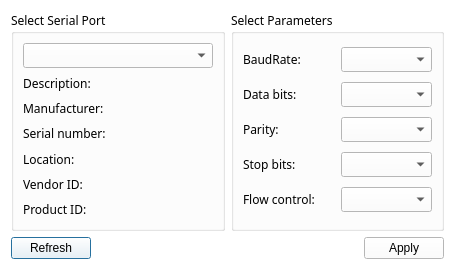
<?xml version="1.0" encoding="UTF-8"?>
<ui version="4.0">
 <class>SettingsDialog</class>
 <widget class="QDialog" name="SettingsDialog">
  <property name="geometry">
   <rect>
    <x>0</x>
    <y>0</y>
    <width>455</width>
    <height>270</height>
   </rect>
  </property>
  <property name="palette">
   <palette>
    <active>
     <colorrole role="Button">
      <brush brushstyle="SolidPattern">
       <color alpha="255">
        <red>255</red>
        <green>255</green>
        <blue>255</blue>
       </color>
      </brush>
     </colorrole>
     <colorrole role="Base">
      <brush brushstyle="SolidPattern">
       <color alpha="255">
        <red>255</red>
        <green>255</green>
        <blue>255</blue>
       </color>
      </brush>
     </colorrole>
     <colorrole role="Window">
      <brush brushstyle="SolidPattern">
       <color alpha="255">
        <red>255</red>
        <green>255</green>
        <blue>255</blue>
       </color>
      </brush>
     </colorrole>
    </active>
    <inactive>
     <colorrole role="Button">
      <brush brushstyle="SolidPattern">
       <color alpha="255">
        <red>255</red>
        <green>255</green>
        <blue>255</blue>
       </color>
      </brush>
     </colorrole>
     <colorrole role="Base">
      <brush brushstyle="SolidPattern">
       <color alpha="255">
        <red>255</red>
        <green>255</green>
        <blue>255</blue>
       </color>
      </brush>
     </colorrole>
     <colorrole role="Window">
      <brush brushstyle="SolidPattern">
       <color alpha="255">
        <red>255</red>
        <green>255</green>
        <blue>255</blue>
       </color>
      </brush>
     </colorrole>
    </inactive>
    <disabled>
     <colorrole role="Button">
      <brush brushstyle="SolidPattern">
       <color alpha="255">
        <red>255</red>
        <green>255</green>
        <blue>255</blue>
       </color>
      </brush>
     </colorrole>
     <colorrole role="Base">
      <brush brushstyle="SolidPattern">
       <color alpha="255">
        <red>255</red>
        <green>255</green>
        <blue>255</blue>
       </color>
      </brush>
     </colorrole>
     <colorrole role="Window">
      <brush brushstyle="SolidPattern">
       <color alpha="255">
        <red>255</red>
        <green>255</green>
        <blue>255</blue>
       </color>
      </brush>
     </colorrole>
    </disabled>
   </palette>
  </property>
  <property name="windowTitle">
   <string>Settings Serial Port</string>
  </property>
  <property name="styleSheet">
   <string notr="true"/>
  </property>
  <layout class="QGridLayout" name="gridLayout_3">
   <item row="1" column="0" colspan="2">
    <layout class="QHBoxLayout" name="horizontalLayout">
     <item>
      <widget class="QPushButton" name="pushButton">
       <property name="styleSheet">
        <string notr="true"/>
       </property>
       <property name="text">
        <string>Refresh</string>
       </property>
      </widget>
     </item>
     <item>
      <spacer name="horizontalSpacer">
       <property name="orientation">
        <enum>Qt::Orientation::Horizontal</enum>
       </property>
       <property name="sizeHint" stdset="0">
        <size>
         <width>96</width>
         <height>20</height>
        </size>
       </property>
      </spacer>
     </item>
     <item>
      <widget class="QPushButton" name="applyButton">
       <property name="styleSheet">
        <string notr="true"/>
       </property>
       <property name="text">
        <string>Apply</string>
       </property>
      </widget>
     </item>
    </layout>
   </item>
   <item row="0" column="1">
    <widget class="QGroupBox" name="parametersBox">
     <property name="palette">
      <palette>
       <active>
        <colorrole role="WindowText">
         <brush brushstyle="SolidPattern">
          <color alpha="255">
           <red>0</red>
           <green>0</green>
           <blue>0</blue>
          </color>
         </brush>
        </colorrole>
        <colorrole role="Button">
         <brush brushstyle="SolidPattern">
          <color alpha="255">
           <red>255</red>
           <green>255</green>
           <blue>255</blue>
          </color>
         </brush>
        </colorrole>
        <colorrole role="Base">
         <brush brushstyle="SolidPattern">
          <color alpha="255">
           <red>255</red>
           <green>255</green>
           <blue>255</blue>
          </color>
         </brush>
        </colorrole>
        <colorrole role="Window">
         <brush brushstyle="SolidPattern">
          <color alpha="255">
           <red>255</red>
           <green>255</green>
           <blue>255</blue>
          </color>
         </brush>
        </colorrole>
       </active>
       <inactive>
        <colorrole role="WindowText">
         <brush brushstyle="SolidPattern">
          <color alpha="255">
           <red>0</red>
           <green>0</green>
           <blue>0</blue>
          </color>
         </brush>
        </colorrole>
        <colorrole role="Button">
         <brush brushstyle="SolidPattern">
          <color alpha="255">
           <red>255</red>
           <green>255</green>
           <blue>255</blue>
          </color>
         </brush>
        </colorrole>
        <colorrole role="Base">
         <brush brushstyle="SolidPattern">
          <color alpha="255">
           <red>255</red>
           <green>255</green>
           <blue>255</blue>
          </color>
         </brush>
        </colorrole>
        <colorrole role="Window">
         <brush brushstyle="SolidPattern">
          <color alpha="255">
           <red>255</red>
           <green>255</green>
           <blue>255</blue>
          </color>
         </brush>
        </colorrole>
       </inactive>
       <disabled>
        <colorrole role="Button">
         <brush brushstyle="SolidPattern">
          <color alpha="255">
           <red>255</red>
           <green>255</green>
           <blue>255</blue>
          </color>
         </brush>
        </colorrole>
        <colorrole role="Base">
         <brush brushstyle="SolidPattern">
          <color alpha="255">
           <red>255</red>
           <green>255</green>
           <blue>255</blue>
          </color>
         </brush>
        </colorrole>
        <colorrole role="Window">
         <brush brushstyle="SolidPattern">
          <color alpha="255">
           <red>255</red>
           <green>255</green>
           <blue>255</blue>
          </color>
         </brush>
        </colorrole>
       </disabled>
      </palette>
     </property>
     <property name="font">
      <font>
       <family>Courier 10 Pitch</family>
      </font>
     </property>
     <property name="title">
      <string>Select Parameters</string>
     </property>
     <layout class="QGridLayout" name="gridLayout_2">
      <item row="0" column="0">
       <widget class="QLabel" name="baudRateLabel">
        <property name="palette">
         <palette>
          <active>
           <colorrole role="WindowText">
            <brush brushstyle="SolidPattern">
             <color alpha="255">
              <red>0</red>
              <green>0</green>
              <blue>0</blue>
             </color>
            </brush>
           </colorrole>
           <colorrole role="Window">
            <brush brushstyle="SolidPattern">
             <color alpha="255">
              <red>255</red>
              <green>255</green>
              <blue>255</blue>
             </color>
            </brush>
           </colorrole>
          </active>
          <inactive>
           <colorrole role="WindowText">
            <brush brushstyle="SolidPattern">
             <color alpha="255">
              <red>0</red>
              <green>0</green>
              <blue>0</blue>
             </color>
            </brush>
           </colorrole>
           <colorrole role="Window">
            <brush brushstyle="SolidPattern">
             <color alpha="255">
              <red>255</red>
              <green>255</green>
              <blue>255</blue>
             </color>
            </brush>
           </colorrole>
          </inactive>
          <disabled>
           <colorrole role="Base">
            <brush brushstyle="SolidPattern">
             <color alpha="255">
              <red>255</red>
              <green>255</green>
              <blue>255</blue>
             </color>
            </brush>
           </colorrole>
           <colorrole role="Window">
            <brush brushstyle="SolidPattern">
             <color alpha="255">
              <red>255</red>
              <green>255</green>
              <blue>255</blue>
             </color>
            </brush>
           </colorrole>
          </disabled>
         </palette>
        </property>
        <property name="text">
         <string>BaudRate:</string>
        </property>
       </widget>
      </item>
      <item row="0" column="1">
       <widget class="QComboBox" name="baudRateBox">
        <property name="styleSheet">
         <string notr="true"/>
        </property>
       </widget>
      </item>
      <item row="1" column="0">
       <widget class="QLabel" name="dataBitsLabel">
        <property name="palette">
         <palette>
          <active>
           <colorrole role="WindowText">
            <brush brushstyle="SolidPattern">
             <color alpha="255">
              <red>0</red>
              <green>0</green>
              <blue>0</blue>
             </color>
            </brush>
           </colorrole>
           <colorrole role="Window">
            <brush brushstyle="SolidPattern">
             <color alpha="255">
              <red>255</red>
              <green>255</green>
              <blue>255</blue>
             </color>
            </brush>
           </colorrole>
          </active>
          <inactive>
           <colorrole role="WindowText">
            <brush brushstyle="SolidPattern">
             <color alpha="255">
              <red>0</red>
              <green>0</green>
              <blue>0</blue>
             </color>
            </brush>
           </colorrole>
           <colorrole role="Window">
            <brush brushstyle="SolidPattern">
             <color alpha="255">
              <red>255</red>
              <green>255</green>
              <blue>255</blue>
             </color>
            </brush>
           </colorrole>
          </inactive>
          <disabled>
           <colorrole role="Base">
            <brush brushstyle="SolidPattern">
             <color alpha="255">
              <red>255</red>
              <green>255</green>
              <blue>255</blue>
             </color>
            </brush>
           </colorrole>
           <colorrole role="Window">
            <brush brushstyle="SolidPattern">
             <color alpha="255">
              <red>255</red>
              <green>255</green>
              <blue>255</blue>
             </color>
            </brush>
           </colorrole>
          </disabled>
         </palette>
        </property>
        <property name="text">
         <string>Data bits:</string>
        </property>
       </widget>
      </item>
      <item row="1" column="1">
       <widget class="QComboBox" name="dataBitsBox">
        <property name="styleSheet">
         <string notr="true"/>
        </property>
       </widget>
      </item>
      <item row="2" column="0">
       <widget class="QLabel" name="parityLabel">
        <property name="palette">
         <palette>
          <active>
           <colorrole role="WindowText">
            <brush brushstyle="SolidPattern">
             <color alpha="255">
              <red>0</red>
              <green>0</green>
              <blue>0</blue>
             </color>
            </brush>
           </colorrole>
           <colorrole role="Window">
            <brush brushstyle="SolidPattern">
             <color alpha="255">
              <red>255</red>
              <green>255</green>
              <blue>255</blue>
             </color>
            </brush>
           </colorrole>
          </active>
          <inactive>
           <colorrole role="WindowText">
            <brush brushstyle="SolidPattern">
             <color alpha="255">
              <red>0</red>
              <green>0</green>
              <blue>0</blue>
             </color>
            </brush>
           </colorrole>
           <colorrole role="Window">
            <brush brushstyle="SolidPattern">
             <color alpha="255">
              <red>255</red>
              <green>255</green>
              <blue>255</blue>
             </color>
            </brush>
           </colorrole>
          </inactive>
          <disabled>
           <colorrole role="Base">
            <brush brushstyle="SolidPattern">
             <color alpha="255">
              <red>255</red>
              <green>255</green>
              <blue>255</blue>
             </color>
            </brush>
           </colorrole>
           <colorrole role="Window">
            <brush brushstyle="SolidPattern">
             <color alpha="255">
              <red>255</red>
              <green>255</green>
              <blue>255</blue>
             </color>
            </brush>
           </colorrole>
          </disabled>
         </palette>
        </property>
        <property name="text">
         <string>Parity:</string>
        </property>
       </widget>
      </item>
      <item row="2" column="1">
       <widget class="QComboBox" name="parityBox">
        <property name="styleSheet">
         <string notr="true"/>
        </property>
       </widget>
      </item>
      <item row="3" column="0">
       <widget class="QLabel" name="stopBitsLabel">
        <property name="palette">
         <palette>
          <active>
           <colorrole role="WindowText">
            <brush brushstyle="SolidPattern">
             <color alpha="255">
              <red>0</red>
              <green>0</green>
              <blue>0</blue>
             </color>
            </brush>
           </colorrole>
           <colorrole role="Window">
            <brush brushstyle="SolidPattern">
             <color alpha="255">
              <red>255</red>
              <green>255</green>
              <blue>255</blue>
             </color>
            </brush>
           </colorrole>
          </active>
          <inactive>
           <colorrole role="WindowText">
            <brush brushstyle="SolidPattern">
             <color alpha="255">
              <red>0</red>
              <green>0</green>
              <blue>0</blue>
             </color>
            </brush>
           </colorrole>
           <colorrole role="Window">
            <brush brushstyle="SolidPattern">
             <color alpha="255">
              <red>255</red>
              <green>255</green>
              <blue>255</blue>
             </color>
            </brush>
           </colorrole>
          </inactive>
          <disabled>
           <colorrole role="Base">
            <brush brushstyle="SolidPattern">
             <color alpha="255">
              <red>255</red>
              <green>255</green>
              <blue>255</blue>
             </color>
            </brush>
           </colorrole>
           <colorrole role="Window">
            <brush brushstyle="SolidPattern">
             <color alpha="255">
              <red>255</red>
              <green>255</green>
              <blue>255</blue>
             </color>
            </brush>
           </colorrole>
          </disabled>
         </palette>
        </property>
        <property name="text">
         <string>Stop bits:</string>
        </property>
       </widget>
      </item>
      <item row="3" column="1">
       <widget class="QComboBox" name="stopBitsBox">
        <property name="styleSheet">
         <string notr="true"/>
        </property>
       </widget>
      </item>
      <item row="4" column="0">
       <widget class="QLabel" name="flowControlLabel">
        <property name="palette">
         <palette>
          <active>
           <colorrole role="WindowText">
            <brush brushstyle="SolidPattern">
             <color alpha="255">
              <red>0</red>
              <green>0</green>
              <blue>0</blue>
             </color>
            </brush>
           </colorrole>
           <colorrole role="Window">
            <brush brushstyle="SolidPattern">
             <color alpha="255">
              <red>255</red>
              <green>255</green>
              <blue>255</blue>
             </color>
            </brush>
           </colorrole>
          </active>
          <inactive>
           <colorrole role="WindowText">
            <brush brushstyle="SolidPattern">
             <color alpha="255">
              <red>0</red>
              <green>0</green>
              <blue>0</blue>
             </color>
            </brush>
           </colorrole>
           <colorrole role="Window">
            <brush brushstyle="SolidPattern">
             <color alpha="255">
              <red>255</red>
              <green>255</green>
              <blue>255</blue>
             </color>
            </brush>
           </colorrole>
          </inactive>
          <disabled>
           <colorrole role="Base">
            <brush brushstyle="SolidPattern">
             <color alpha="255">
              <red>255</red>
              <green>255</green>
              <blue>255</blue>
             </color>
            </brush>
           </colorrole>
           <colorrole role="Window">
            <brush brushstyle="SolidPattern">
             <color alpha="255">
              <red>255</red>
              <green>255</green>
              <blue>255</blue>
             </color>
            </brush>
           </colorrole>
          </disabled>
         </palette>
        </property>
        <property name="text">
         <string>Flow control:</string>
        </property>
       </widget>
      </item>
      <item row="4" column="1">
       <widget class="QComboBox" name="flowControlBox">
        <property name="styleSheet">
         <string notr="true"/>
        </property>
       </widget>
      </item>
     </layout>
    </widget>
   </item>
   <item row="0" column="0">
    <widget class="QGroupBox" name="selectBox">
     <property name="palette">
      <palette>
       <active>
        <colorrole role="WindowText">
         <brush brushstyle="SolidPattern">
          <color alpha="255">
           <red>0</red>
           <green>0</green>
           <blue>0</blue>
          </color>
         </brush>
        </colorrole>
        <colorrole role="Button">
         <brush brushstyle="SolidPattern">
          <color alpha="255">
           <red>255</red>
           <green>255</green>
           <blue>255</blue>
          </color>
         </brush>
        </colorrole>
        <colorrole role="Base">
         <brush brushstyle="SolidPattern">
          <color alpha="255">
           <red>255</red>
           <green>255</green>
           <blue>255</blue>
          </color>
         </brush>
        </colorrole>
        <colorrole role="Window">
         <brush brushstyle="SolidPattern">
          <color alpha="255">
           <red>255</red>
           <green>255</green>
           <blue>255</blue>
          </color>
         </brush>
        </colorrole>
       </active>
       <inactive>
        <colorrole role="WindowText">
         <brush brushstyle="SolidPattern">
          <color alpha="255">
           <red>0</red>
           <green>0</green>
           <blue>0</blue>
          </color>
         </brush>
        </colorrole>
        <colorrole role="Button">
         <brush brushstyle="SolidPattern">
          <color alpha="255">
           <red>255</red>
           <green>255</green>
           <blue>255</blue>
          </color>
         </brush>
        </colorrole>
        <colorrole role="Base">
         <brush brushstyle="SolidPattern">
          <color alpha="255">
           <red>255</red>
           <green>255</green>
           <blue>255</blue>
          </color>
         </brush>
        </colorrole>
        <colorrole role="Window">
         <brush brushstyle="SolidPattern">
          <color alpha="255">
           <red>255</red>
           <green>255</green>
           <blue>255</blue>
          </color>
         </brush>
        </colorrole>
       </inactive>
       <disabled>
        <colorrole role="Button">
         <brush brushstyle="SolidPattern">
          <color alpha="255">
           <red>255</red>
           <green>255</green>
           <blue>255</blue>
          </color>
         </brush>
        </colorrole>
        <colorrole role="Base">
         <brush brushstyle="SolidPattern">
          <color alpha="255">
           <red>255</red>
           <green>255</green>
           <blue>255</blue>
          </color>
         </brush>
        </colorrole>
        <colorrole role="Window">
         <brush brushstyle="SolidPattern">
          <color alpha="255">
           <red>255</red>
           <green>255</green>
           <blue>255</blue>
          </color>
         </brush>
        </colorrole>
       </disabled>
      </palette>
     </property>
     <property name="font">
      <font>
       <family>Courier 10 Pitch</family>
      </font>
     </property>
     <property name="title">
      <string>Select Serial Port</string>
     </property>
     <layout class="QGridLayout" name="gridLayout">
      <item row="1" column="0">
       <widget class="QLabel" name="descriptionLabel">
        <property name="palette">
         <palette>
          <active>
           <colorrole role="WindowText">
            <brush brushstyle="SolidPattern">
             <color alpha="255">
              <red>0</red>
              <green>0</green>
              <blue>0</blue>
             </color>
            </brush>
           </colorrole>
           <colorrole role="Window">
            <brush brushstyle="SolidPattern">
             <color alpha="255">
              <red>255</red>
              <green>255</green>
              <blue>255</blue>
             </color>
            </brush>
           </colorrole>
          </active>
          <inactive>
           <colorrole role="WindowText">
            <brush brushstyle="SolidPattern">
             <color alpha="255">
              <red>0</red>
              <green>0</green>
              <blue>0</blue>
             </color>
            </brush>
           </colorrole>
           <colorrole role="Window">
            <brush brushstyle="SolidPattern">
             <color alpha="255">
              <red>255</red>
              <green>255</green>
              <blue>255</blue>
             </color>
            </brush>
           </colorrole>
          </inactive>
          <disabled>
           <colorrole role="Base">
            <brush brushstyle="SolidPattern">
             <color alpha="255">
              <red>255</red>
              <green>255</green>
              <blue>255</blue>
             </color>
            </brush>
           </colorrole>
           <colorrole role="Window">
            <brush brushstyle="SolidPattern">
             <color alpha="255">
              <red>255</red>
              <green>255</green>
              <blue>255</blue>
             </color>
            </brush>
           </colorrole>
          </disabled>
         </palette>
        </property>
        <property name="text">
         <string>Description:</string>
        </property>
       </widget>
      </item>
      <item row="6" column="0">
       <widget class="QLabel" name="pidLabel">
        <property name="palette">
         <palette>
          <active>
           <colorrole role="WindowText">
            <brush brushstyle="SolidPattern">
             <color alpha="255">
              <red>0</red>
              <green>0</green>
              <blue>0</blue>
             </color>
            </brush>
           </colorrole>
           <colorrole role="Window">
            <brush brushstyle="SolidPattern">
             <color alpha="255">
              <red>255</red>
              <green>255</green>
              <blue>255</blue>
             </color>
            </brush>
           </colorrole>
          </active>
          <inactive>
           <colorrole role="WindowText">
            <brush brushstyle="SolidPattern">
             <color alpha="255">
              <red>0</red>
              <green>0</green>
              <blue>0</blue>
             </color>
            </brush>
           </colorrole>
           <colorrole role="Window">
            <brush brushstyle="SolidPattern">
             <color alpha="255">
              <red>255</red>
              <green>255</green>
              <blue>255</blue>
             </color>
            </brush>
           </colorrole>
          </inactive>
          <disabled>
           <colorrole role="Base">
            <brush brushstyle="SolidPattern">
             <color alpha="255">
              <red>255</red>
              <green>255</green>
              <blue>255</blue>
             </color>
            </brush>
           </colorrole>
           <colorrole role="Window">
            <brush brushstyle="SolidPattern">
             <color alpha="255">
              <red>255</red>
              <green>255</green>
              <blue>255</blue>
             </color>
            </brush>
           </colorrole>
          </disabled>
         </palette>
        </property>
        <property name="text">
         <string>Product ID:</string>
        </property>
       </widget>
      </item>
      <item row="3" column="0">
       <widget class="QLabel" name="serialNumberLabel">
        <property name="palette">
         <palette>
          <active>
           <colorrole role="WindowText">
            <brush brushstyle="SolidPattern">
             <color alpha="255">
              <red>0</red>
              <green>0</green>
              <blue>0</blue>
             </color>
            </brush>
           </colorrole>
           <colorrole role="Window">
            <brush brushstyle="SolidPattern">
             <color alpha="255">
              <red>255</red>
              <green>255</green>
              <blue>255</blue>
             </color>
            </brush>
           </colorrole>
          </active>
          <inactive>
           <colorrole role="WindowText">
            <brush brushstyle="SolidPattern">
             <color alpha="255">
              <red>0</red>
              <green>0</green>
              <blue>0</blue>
             </color>
            </brush>
           </colorrole>
           <colorrole role="Window">
            <brush brushstyle="SolidPattern">
             <color alpha="255">
              <red>255</red>
              <green>255</green>
              <blue>255</blue>
             </color>
            </brush>
           </colorrole>
          </inactive>
          <disabled>
           <colorrole role="Base">
            <brush brushstyle="SolidPattern">
             <color alpha="255">
              <red>255</red>
              <green>255</green>
              <blue>255</blue>
             </color>
            </brush>
           </colorrole>
           <colorrole role="Window">
            <brush brushstyle="SolidPattern">
             <color alpha="255">
              <red>255</red>
              <green>255</green>
              <blue>255</blue>
             </color>
            </brush>
           </colorrole>
          </disabled>
         </palette>
        </property>
        <property name="text">
         <string>Serial number:</string>
        </property>
       </widget>
      </item>
      <item row="4" column="0">
       <widget class="QLabel" name="locationLabel">
        <property name="palette">
         <palette>
          <active>
           <colorrole role="WindowText">
            <brush brushstyle="SolidPattern">
             <color alpha="255">
              <red>0</red>
              <green>0</green>
              <blue>0</blue>
             </color>
            </brush>
           </colorrole>
           <colorrole role="Window">
            <brush brushstyle="SolidPattern">
             <color alpha="255">
              <red>255</red>
              <green>255</green>
              <blue>255</blue>
             </color>
            </brush>
           </colorrole>
          </active>
          <inactive>
           <colorrole role="WindowText">
            <brush brushstyle="SolidPattern">
             <color alpha="255">
              <red>0</red>
              <green>0</green>
              <blue>0</blue>
             </color>
            </brush>
           </colorrole>
           <colorrole role="Window">
            <brush brushstyle="SolidPattern">
             <color alpha="255">
              <red>255</red>
              <green>255</green>
              <blue>255</blue>
             </color>
            </brush>
           </colorrole>
          </inactive>
          <disabled>
           <colorrole role="Base">
            <brush brushstyle="SolidPattern">
             <color alpha="255">
              <red>255</red>
              <green>255</green>
              <blue>255</blue>
             </color>
            </brush>
           </colorrole>
           <colorrole role="Window">
            <brush brushstyle="SolidPattern">
             <color alpha="255">
              <red>255</red>
              <green>255</green>
              <blue>255</blue>
             </color>
            </brush>
           </colorrole>
          </disabled>
         </palette>
        </property>
        <property name="text">
         <string>Location:</string>
        </property>
       </widget>
      </item>
      <item row="2" column="0">
       <widget class="QLabel" name="manufacturerLabel">
        <property name="palette">
         <palette>
          <active>
           <colorrole role="WindowText">
            <brush brushstyle="SolidPattern">
             <color alpha="255">
              <red>0</red>
              <green>0</green>
              <blue>0</blue>
             </color>
            </brush>
           </colorrole>
           <colorrole role="Window">
            <brush brushstyle="SolidPattern">
             <color alpha="255">
              <red>255</red>
              <green>255</green>
              <blue>255</blue>
             </color>
            </brush>
           </colorrole>
          </active>
          <inactive>
           <colorrole role="WindowText">
            <brush brushstyle="SolidPattern">
             <color alpha="255">
              <red>0</red>
              <green>0</green>
              <blue>0</blue>
             </color>
            </brush>
           </colorrole>
           <colorrole role="Window">
            <brush brushstyle="SolidPattern">
             <color alpha="255">
              <red>255</red>
              <green>255</green>
              <blue>255</blue>
             </color>
            </brush>
           </colorrole>
          </inactive>
          <disabled>
           <colorrole role="Base">
            <brush brushstyle="SolidPattern">
             <color alpha="255">
              <red>255</red>
              <green>255</green>
              <blue>255</blue>
             </color>
            </brush>
           </colorrole>
           <colorrole role="Window">
            <brush brushstyle="SolidPattern">
             <color alpha="255">
              <red>255</red>
              <green>255</green>
              <blue>255</blue>
             </color>
            </brush>
           </colorrole>
          </disabled>
         </palette>
        </property>
        <property name="text">
         <string>Manufacturer:</string>
        </property>
       </widget>
      </item>
      <item row="5" column="0">
       <widget class="QLabel" name="vidLabel">
        <property name="palette">
         <palette>
          <active>
           <colorrole role="WindowText">
            <brush brushstyle="SolidPattern">
             <color alpha="255">
              <red>0</red>
              <green>0</green>
              <blue>0</blue>
             </color>
            </brush>
           </colorrole>
           <colorrole role="Window">
            <brush brushstyle="SolidPattern">
             <color alpha="255">
              <red>255</red>
              <green>255</green>
              <blue>255</blue>
             </color>
            </brush>
           </colorrole>
          </active>
          <inactive>
           <colorrole role="WindowText">
            <brush brushstyle="SolidPattern">
             <color alpha="255">
              <red>0</red>
              <green>0</green>
              <blue>0</blue>
             </color>
            </brush>
           </colorrole>
           <colorrole role="Window">
            <brush brushstyle="SolidPattern">
             <color alpha="255">
              <red>255</red>
              <green>255</green>
              <blue>255</blue>
             </color>
            </brush>
           </colorrole>
          </inactive>
          <disabled>
           <colorrole role="Base">
            <brush brushstyle="SolidPattern">
             <color alpha="255">
              <red>255</red>
              <green>255</green>
              <blue>255</blue>
             </color>
            </brush>
           </colorrole>
           <colorrole role="Window">
            <brush brushstyle="SolidPattern">
             <color alpha="255">
              <red>255</red>
              <green>255</green>
              <blue>255</blue>
             </color>
            </brush>
           </colorrole>
          </disabled>
         </palette>
        </property>
        <property name="text">
         <string>Vendor ID:</string>
        </property>
       </widget>
      </item>
      <item row="0" column="0">
       <widget class="QComboBox" name="serialPortInfoListBox">
        <property name="styleSheet">
         <string notr="true"/>
        </property>
       </widget>
      </item>
     </layout>
    </widget>
   </item>
  </layout>
 </widget>
 <resources/>
 <connections/>
</ui>
